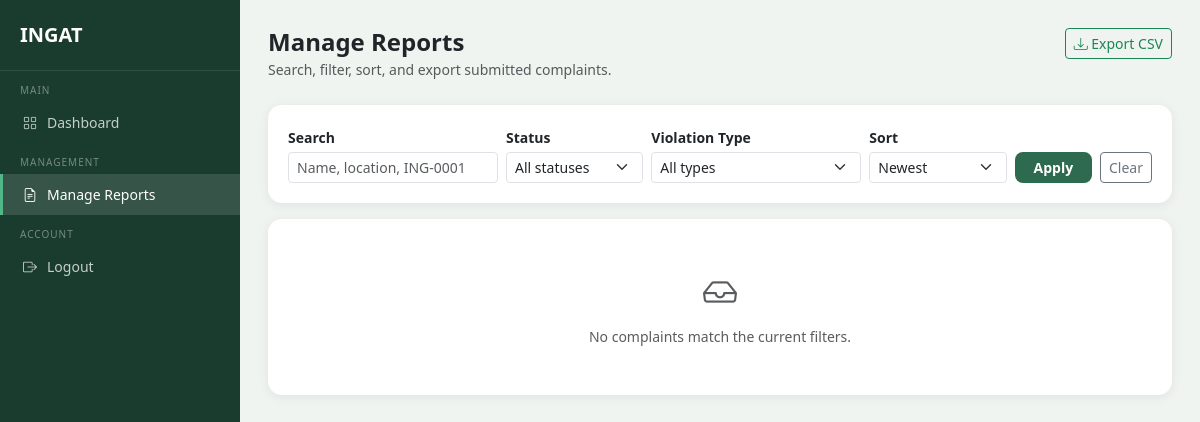
The app's page /admin/reports (signed in), older data.
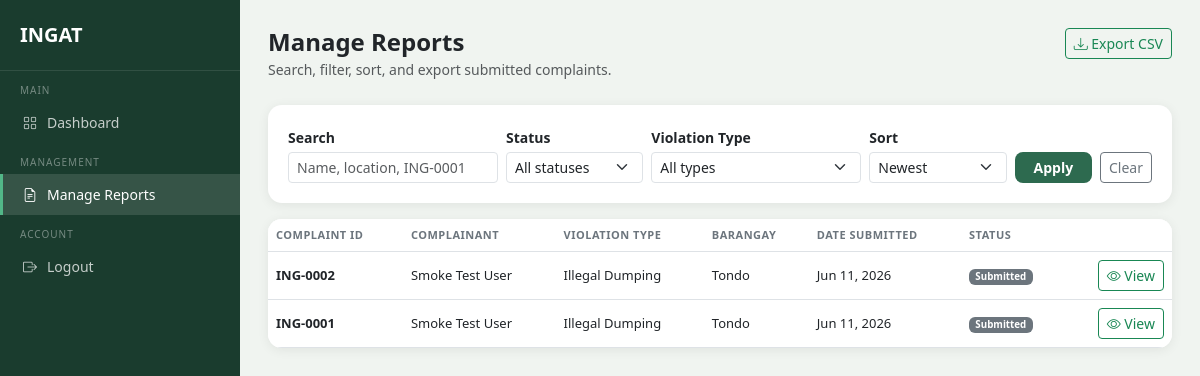
The same page, newer data.
### models.py (models this page shows, shortened)
class Complaint(db.Model):
    __tablename__ = 'complaints'
    id = db.Column(db.Integer, primary_key=True)
    user_id = db.Column(db.Integer, db.ForeignKey('users.id'), nullable=False)
    agency_id = db.Column(db.Integer, db.ForeignKey('agencies.id'), nullable=True)
    violation_type = db.Column(db.String(100), nullable=False)
    street_address = db.Column(db.String(255), nullable=False)
    barangay = db.Column(db.String(100), nullable=False)
    municipality = db.Column(db.String(100), nullable=False)
    date_incident = db.Column(db.Date, nullable=False)
    description = db.Column(db.Text, nullable=False)
    photo_path = db.Column(db.String(255), nullable=True)
    generated_letter = db.Column(db.Text, nullable=True)
    letter_generated = db.Column(db.Boolean, default=False)
    status = db.Column(db.String(50), default='Submitted')
    created_at = db.Column(db.DateTime, default=datetime.utcnow)
    status_history = db.relationship('StatusHistory', backref='complaint', lazy=True)

class User(db.Model, UserMixin):
    __tablename__ = 'users'
    id = db.Column(db.Integer, primary_key=True)
    full_name = db.Column(db.String(100), nullable=False)
    email = db.Column(db.String(120), unique=True, nullable=False)
    contact_number = db.Column(db.String(11), nullable=False)
    barangay = db.Column(db.String(100), nullable=False)
    municipality = db.Column(db.String(100), nullable=False)
    password_hash = db.Column(db.String(256), nullable=False)
    status = db.Column(db.String(20), default='active')
    email_notif = db.Column(db.Boolean, default=True)
    inapp_notif = db.Column(db.Boolean, default=True)
    created_at = db.Column(db.DateTime, default=datetime.utcnow)
    complaints = db.relationship('Complaint', backref='complainant', lazy=True)
    email_verifications = db.relationship('EmailVerification', backref='user', lazy=True)

### routes/admin_routes.py (the view)
@admin_bp.route('/reports')
@admin_required
def manage_reports():
    page = request.args.get('page', 1, type=int)
    paginated = _filtered_complaints_query().paginate(page=page, per_page=10, error_out=False)
    return render_template(
        'admin/manage_reports.html',
        complaints=paginated.items,
        search=request.args.get('q', '').strip(),
        status_filter=request.args.get('status', '').strip(),
        violation_filter=request.args.get('violation_type', '').strip(),
        sort=request.args.get('sort', 'newest').strip(),
        statuses=STATUS_OPTIONS,
        violation_types=VIOLATION_TYPES,
        pagination=paginated,
    )

### routes/admin_routes.py (called while the page is built, shortened)
def _filtered_complaints_query():
    from models import Complaint, User
    search = request.args.get('q', '').strip()
    status_filter = request.args.get('status', '').strip()
    violation_filter = request.args.get('violation_type', '').strip()
    sort = request.args.get('sort', 'newest').strip()
    query = Complaint.query.join(User, Complaint.user_id == User.id)
    if status_filter:
        query = query.filter(Complaint.status == status_filter)
    if violation_filter:
        query = query.filter(Complaint.violation_type == violation_filter)
    if sort == 'oldest':
        query = query.order_by(Complaint.created_at.asc())
    elif sort == 'status':
        query = query.order_by(Complaint.status.asc(), Complaint.created_at.desc())
    else:
        query = query.order_by(Complaint.created_at.desc())
    return query

### routes/auth.py (called while the page is built)
def admin_required(fn):
    @login_required
    @wraps(fn)
    def wrapper(*args, **kwargs):
        from models import AdminUser
        if not isinstance(current_user, AdminUser):
            flash('Please log in as admin.', 'danger')
            return redirect(url_for('admin.admin_login'))
        return fn(*args, **kwargs)
    return wrapper

### templates/admin/manage_reports.html (shortened to what this page needs)
<!DOCTYPE html>
<html lang="en">
<head>
    <link href="https://cdn.jsdelivr.net/npm/bootstrap@5.3.0/dist/css/bootstrap.min.css" rel="stylesheet">
    <link href="https://cdn.jsdelivr.net/npm/bootstrap-icons@1.10.5/font/bootstrap-icons.css" rel="stylesheet">
</head>
<body>
<div class="sidebar">
    <a href="{{ url_for('admin.dashboard') }}" class="sidebar-brand">INGAT</a>
    <div class="sidebar-label">Main</div>
    <a href="{{ url_for('admin.dashboard') }}" class="sidebar-item">
        <i class="bi bi-grid"></i> Dashboard
    </a>
    <div class="sidebar-label">Management</div>
    <a href="{{ url_for('admin.manage_reports') }}" class="sidebar-item active">
        <i class="bi bi-file-earmark-text"></i> Manage Reports
    </a>
    <div class="sidebar-label">Account</div>
    <a href="{{ url_for('admin.logout') }}" class="sidebar-item">
        <i class="bi bi-box-arrow-right"></i> Logout
    </a>
</div>
<div class="main-content">
    <div class="d-flex justify-content-between align-items-start mb-4">
        <div>
            <h4 class="fw-bold mb-0">Manage Reports</h4>
            <small class="text-muted">Search, filter, sort, and export submitted complaints.</small>
        </div>
        <a href="{{ url_for('admin.export_reports_csv', q=search, status=status_filter, violation_type=violation_filter, sort=sort) }}"
           class="btn btn-outline-success btn-sm">
            <i class="bi bi-download"></i> Export CSV
        </a>
    </div>
    <div class="section-card mb-3">
        <form method="GET" action="{{ url_for('admin.manage_reports') }}" class="row g-2 align-items-end">
            <div class="col-md-3">
                <label class="form-label small fw-semibold mb-1">Search</label>
                <input type="text" name="q" class="form-control form-control-sm" value="{{ search }}"
                       placeholder="Name, location, ING-0001">
            </div>
            <div class="col-md-2">
                <label class="form-label small fw-semibold mb-1">Status</label>
                <select name="status" class="form-select form-select-sm">
                    <option value="">All statuses</option>
                </select>
            </div>
            <div class="col-md-3">
                <label class="form-label small fw-semibold mb-1">Violation Type</label>
                <select name="violation_type" class="form-select form-select-sm">
                    <option value="">All types</option>
                </select>
            </div>
            <div class="col-md-2">
                <label class="form-label small fw-semibold mb-1">Sort</label>
                <select name="sort" class="form-select form-select-sm">
                    <option value="newest" {% if sort == 'newest' %}selected{% endif %}>Newest</option>
                </select>
            </div>
            <div class="col-md-2 d-flex gap-2">
                <button type="submit" class="btn btn-ingat btn-sm flex-grow-1">Apply</button>
                <a href="{{ url_for('admin.manage_reports') }}" class="btn btn-outline-secondary btn-sm">Clear</a>
            </div>
        </form>
    </div>
    <div class="section-card p-0 overflow-hidden">
        {% if complaints %}
        <div class="table-responsive">
            <table class="table table-hover mb-0 align-middle">
                <thead class="bg-light">
                    <tr>
                        <th>Complaint ID</th>
                        <th>Complainant</th>
                        <th>Violation Type</th>
                        <th>Barangay</th>
                        <th>Date Submitted</th>
                        <th>Status</th>
                        <th></th>
                    </tr>
                </thead>
                <tbody>
                    {% for c in complaints %}
                    <tr>
                        <td class="fw-semibold">ING-{{ '%04d' % c.id }}</td>
                        <td>{{ c.complainant.full_name }}</td>
                        <td>{{ c.violation_type }}</td>
                        <td>{{ c.barangay }}</td>
                        <td>{{ c.created_at.strftime('%b %d, %Y') }}</td>
                        <td>
                            {% if c.status == 'Submitted' %}
                                <span class="badge badge-submitted">Submitted</span>
                            {% elif c.status == 'Under Review' %}
                                <span class="badge badge-review">Under Review</span>
                            {% elif c.status == 'Forwarded to Agency' %}
                                <span class="badge badge-forwarded">Forwarded</span>
                            {% elif c.status == 'Resolved' %}
                                <span class="badge badge-resolved">Resolved</span>
                            {% else %}
                                <span class="badge bg-secondary">{{ c.status }}</span>
                            {% endif %}
                        </td>
                        <td class="text-end">
                            <a href="{{ url_for('admin.report_detail', complaint_id=c.id) }}"
                               class="btn btn-sm btn-outline-success">
                                <i class="bi bi-eye"></i> View
                            </a>
                        </td>
                    </tr>
                    {% endfor %}
                </tbody>
            </table>
        </div>
        {% else %}
        <div class="text-center py-5 text-muted">
            <i class="bi bi-inbox" style="font-size: 34px;"></i>
            <p class="small mt-2 mb-0">No complaints match the current filters.</p>
        </div>
        {% endif %}
    </div>
</div>
</body>
</html>

### templates/admin/manage_reports.html (style rules this page uses)
body { background-color: #f0f4f0; font-family: 'Segoe UI', sans-serif; }
.sidebar { width: 240px; min-height: 100vh; background-color: #1A3C2E; position: fixed; top: 0; left: 0; padding-top: 20px; z-index: 100; }
.sidebar-brand { color: white; font-size: 20px; font-weight: 700; padding: 0 20px 20px; border-bottom: 1px solid rgba(255,255,255,.1); display: block; text-decoration: none; }
.sidebar-label { font-size: 10px; text-transform: uppercase; letter-spacing: 1px; color: rgba(255,255,255,.4); padding: 12px 20px 4px; }
.sidebar-item { display: flex; align-items: center; gap: 10px; padding: 10px 20px; color: rgba(255,255,255,.75); text-decoration: none; font-size: 14px; border-left: 3px solid transparent; }
.sidebar-item:hover, .sidebar-item.active { background: rgba(255,255,255,.12); color: white; border-left-color: #52B788; }
.main-content { margin-left: 240px; padding: 28px; }
.section-card { background: white; border-radius: 14px; padding: 20px; box-shadow: 0 2px 12px rgba(0,0,0,.07); }
.btn-ingat { background-color: #2D6A4F; color: #fff; border: none; border-radius: 8px; font-weight: 600; }
.table th { font-size: 11px; text-transform: uppercase; letter-spacing: .5px; color: #6c757d; }
.table td { font-size: 13px; vertical-align: middle; }
.badge-submitted { background: #6c757d; }

Row changes from the older to the newer data that the page shows:
added Complaint: id "0002", complainant.full_name "Smoke Test User", violation_type "Illegal Dumping", barangay "Tondo", created_at "Jun 11, 2026", status "Submitted"
added Complaint: id "0001", complainant.full_name "Smoke Test User", violation_type "Illegal Dumping", barangay "Tondo", created_at "Jun 11, 2026", status "Submitted"
Text that changed along with them:
text no longer shown: "No complaints match the current filters."
text now shown: "COMPLAINT ID COMPLAINANT VIOLATION TYPE BARANGAY DATE SUBMITTED STATUS"
